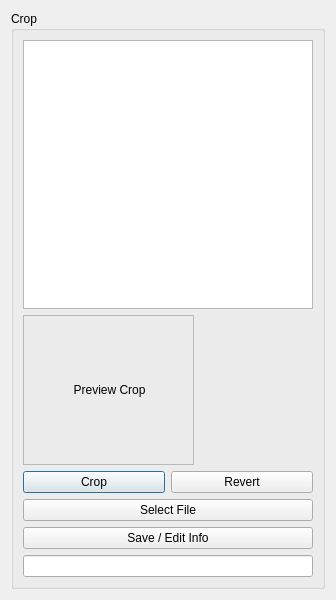
<?xml version="1.0" encoding="UTF-8"?>
<ui version="4.0">
 <class>cropping_Dialog</class>
 <widget class="QDialog" name="cropping_Dialog">
  <property name="geometry">
   <rect>
    <x>0</x>
    <y>0</y>
    <width>336</width>
    <height>600</height>
   </rect>
  </property>
  <property name="windowTitle">
   <string>Dialog</string>
  </property>
  <layout class="QGridLayout" name="gridLayout_3">
   <item row="0" column="0">
    <widget class="QGroupBox" name="groupBox">
     <property name="title">
      <string>Crop</string>
     </property>
     <layout class="QGridLayout" name="gridLayout_2">
      <item row="0" column="0">
       <layout class="QVBoxLayout" name="verticalLayout_2">
        <item>
         <widget class="QGraphicsView" name="m_graphicsView">
          <property name="sizePolicy">
           <sizepolicy hsizetype="Fixed" vsizetype="Fixed">
            <horstretch>0</horstretch>
            <verstretch>0</verstretch>
           </sizepolicy>
          </property>
          <property name="minimumSize">
           <size>
            <width>256</width>
            <height>269</height>
           </size>
          </property>
          <property name="maximumSize">
           <size>
            <width>400</width>
            <height>400</height>
           </size>
          </property>
         </widget>
        </item>
        <item>
         <widget class="QLabel" name="label_Image">
          <property name="minimumSize">
           <size>
            <width>171</width>
            <height>130</height>
           </size>
          </property>
          <property name="maximumSize">
           <size>
            <width>171</width>
            <height>151</height>
           </size>
          </property>
          <property name="frameShape">
           <enum>QFrame::StyledPanel</enum>
          </property>
          <property name="text">
           <string>              Preview Crop</string>
          </property>
         </widget>
        </item>
       </layout>
      </item>
      <item row="1" column="0">
       <layout class="QVBoxLayout" name="verticalLayout">
        <item>
         <layout class="QGridLayout" name="gridLayout">
          <item row="4" column="0">
           <layout class="QHBoxLayout" name="horizontalLayout">
            <item>
             <widget class="QPushButton" name="pushButton_Crop">
              <property name="text">
               <string>Crop</string>
              </property>
             </widget>
            </item>
            <item>
             <widget class="QPushButton" name="pushButton_Revert">
              <property name="text">
               <string>Revert</string>
              </property>
             </widget>
            </item>
           </layout>
          </item>
          <item row="5" column="0">
           <widget class="QPushButton" name="pushButton_Add">
            <property name="text">
             <string>Select File</string>
            </property>
           </widget>
          </item>
          <item row="6" column="0">
           <widget class="QPushButton" name="pushButton_Save">
            <property name="text">
             <string>Save / Edit Info</string>
            </property>
           </widget>
          </item>
         </layout>
        </item>
        <item>
         <widget class="QLineEdit" name="lineEdit_ImageName"/>
        </item>
       </layout>
      </item>
     </layout>
    </widget>
   </item>
  </layout>
 </widget>
 <resources/>
 <connections/>
</ui>
